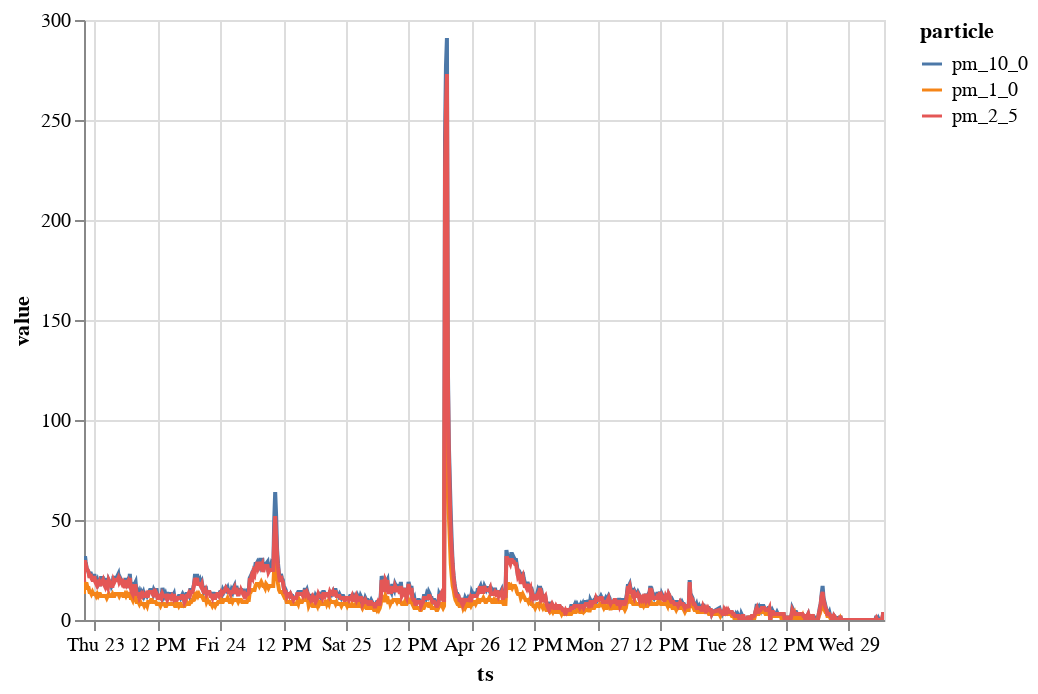

The cell this chart's notebook holds for it:
### Code cell
long_form=df.reset_index().melt('ts', var_name='particle', value_name='value')

alt.Chart(long_form).mark_line().encode(
  x='ts:T',
  y='value:Q',
  color='particle:N'
).interactive()

### Figure 1 — Vega-Lite specification as saved in the notebook (floating-point values rounded to 4 significant figures; data arrays with more than 128 entries replaced by an {"elided": "..."} marker saying what was removed)
{"config": {"view": {"continuousWidth": 400, "continuousHeight": 300}}, "data": {"name": "data-bd78f18598772d3c89f03ed19df085f0"}, "mark": "line", "encoding": {"color": {"type": "nominal", "field": "particle"}, "x": {"type": "temporal", "field": "ts"}, "y": {"type": "quantitative", "field": "value"}}, "selection": {"selector002": {"type": "interval", "bind": "scales", "encodings": ["x", "y"]}}, "$schema": "https://vega.github.io/schema/vega-lite/v4.8.1.json", "datasets": {"data-bd78f18598772d3c89f03ed19df085f0": {"elided": "2478 records"}}}
